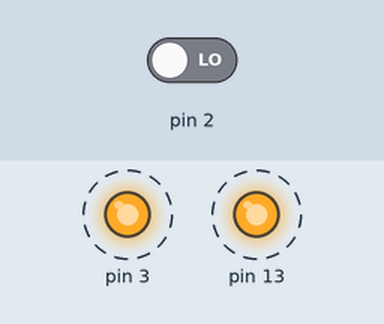
This sketch was run on a simulated Arduino Uno, built with avr-gcc and run on an emulated ATmega328P. Shown: output pins drawn as LEDs (lit = HIGH). Dashed ring = blinking. The test bench sets the inputs (shaded band); at power-on: pin 2 LOW.

Above: at 0.99 s.
1.3 s: pin 2 driven HIGH
At 2.2 s:
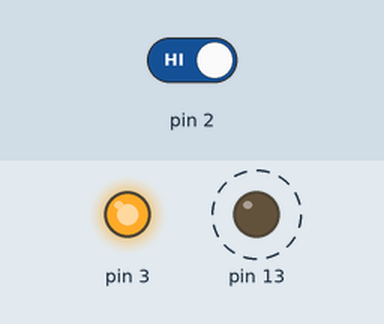
4.3 s: pin 2 driven LOW
At 5.89 s:
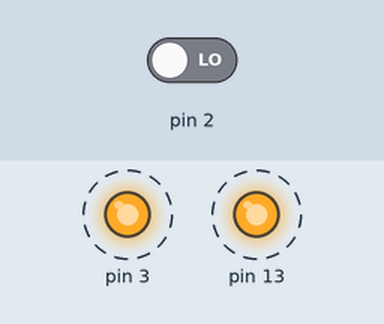
Timing chart, 0 to 13.3 s (numbered marks = the images above; inputs shaded):
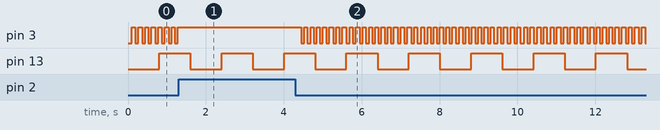

The sketch:

FlasherLED.ino
```cpp
class Flasher
{
  byte ledPin;
  long onTime;
  long offTime;
  int ledState;
  unsigned long previousMillis;
public:
  Flasher(int pin, long on, long off)
  {
    ledPin = pin;
    pinMode(ledPin, OUTPUT);
    onTime = on;
    offTime = off;
    ledState = LOW;
    previousMillis = 0;
  }
  void Update()
  {
    unsigned long currentMillis = millis();
    if ((ledState == HIGH) && (currentMillis - previousMillis >= onTime))
    {
      ledState = LOW;
      previousMillis = currentMillis;
      digitalWrite(ledPin, ledState);
    }
    else if ((ledState == LOW) && (currentMillis - previousMillis >= onTime))
    {
      ledState = HIGH;
      previousMillis = currentMillis;
      digitalWrite(ledPin, ledState);
    }
  }
  void ChangeParameters(long on, long off)
  {
    onTime = on;
    offTime = off;
  }
};


Flasher ledActivite(13, 800, 400);
Flasher led1(3, 80, 40);

void setup() {
  pinMode(2, INPUT);
}

void loop() {
  ledActivite.Update();
  led1.Update();
  if (digitalRead(2) == HIGH)
  {
    digitalWrite(3, HIGH);
  }


  delay(20);
}
```

Measured:
- after the input at 1.3 s, pin 3: stops changing and stays HIGH
- after the input at 4.3 s, pin 3: alternates HIGH for 0.08 s and LOW for 0.08 s, starting after 0.15 s
- by itself, pin 3: alternates HIGH for 0.08 s and LOW for 0.08 s
- by itself, pin 13: alternates HIGH for 0.80 s and LOW for 0.80 s
